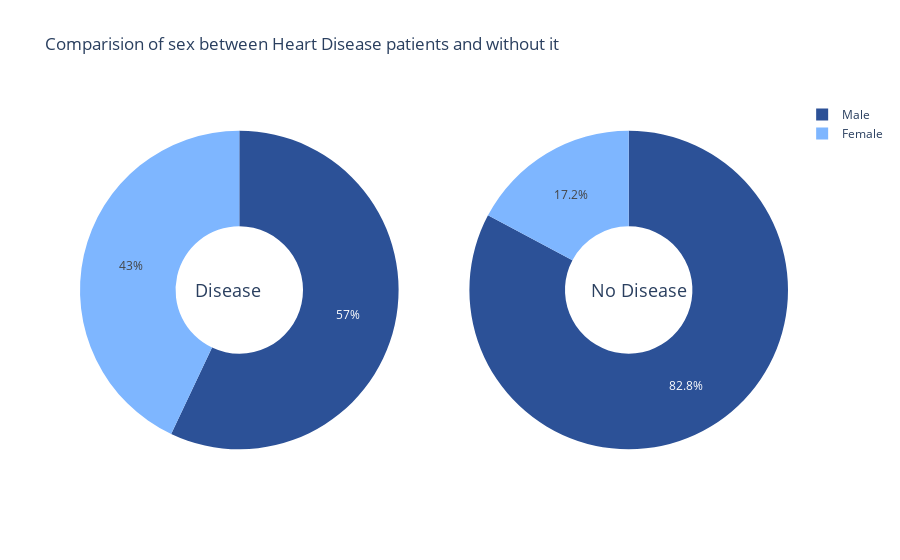

The code cell stored with this chart in its notebook:
### Code cell
labels = ["Male","Female"]

# Create subplots: use 'domain' type for Pie subplot
fig = make_subplots(rows=1, cols=2, specs=[[{'type':'domain'}, {'type':'domain'}]])
fig.add_trace(go.Pie(labels=labels, values=[Male_D,Female_D], name="Heart Disease"),
              1, 1)
fig.add_trace(go.Pie(labels=labels, values=[Male_ND,Female_ND], name="No Heart Disease"),
              1, 2)

# Use `hole` to create a donut-like pie chart
fig.update_traces(hole=.4, hoverinfo="label+percent+name",marker=dict(colors=['#2C5197', '#7EB6FF']))

fig.update_layout(
    title_text="Comparision of sex between Heart Disease patients and without it",
    # Add annotations in the center of the donut pies.
    annotations=[dict(text='Disease', x=0.16, y=0.5, font_size=18, showarrow=False),
                 dict(text='No Disease', x=0.86, y=0.5, font_size=18, showarrow=False)])
fig.show()

### Figure 1 — Plotly figure (JSON) as saved in the notebook; plotly's stock layout.template omitted (floating-point values rounded to 4 significant figures)
{"data": [{"domain": {"x": [0, 0.45], "y": [0, 1]}, "hole": 0.4, "hoverinfo": "label+percent+name", "labels": ["Male", "Female"], "marker": {"colors": ["#2C5197", "#7EB6FF"]}, "name": "Heart Disease", "type": "pie", "values": [57.03, 42.97]}, {"domain": {"x": [0.55, 1], "y": [0, 1]}, "hole": 0.4, "hoverinfo": "label+percent+name", "labels": ["Male", "Female"], "marker": {"colors": ["#2C5197", "#7EB6FF"]}, "name": "No Heart Disease", "type": "pie", "values": [82.77, 17.23]}], "layout": {"annotations": [{"font": {"size": 18}, "showarrow": false, "text": "Disease", "x": 0.16, "y": 0.5}, {"font": {"size": 18}, "showarrow": false, "text": "No Disease", "x": 0.86, "y": 0.5}], "title": {"text": "Comparision of sex between Heart Disease patients and without it"}}}
